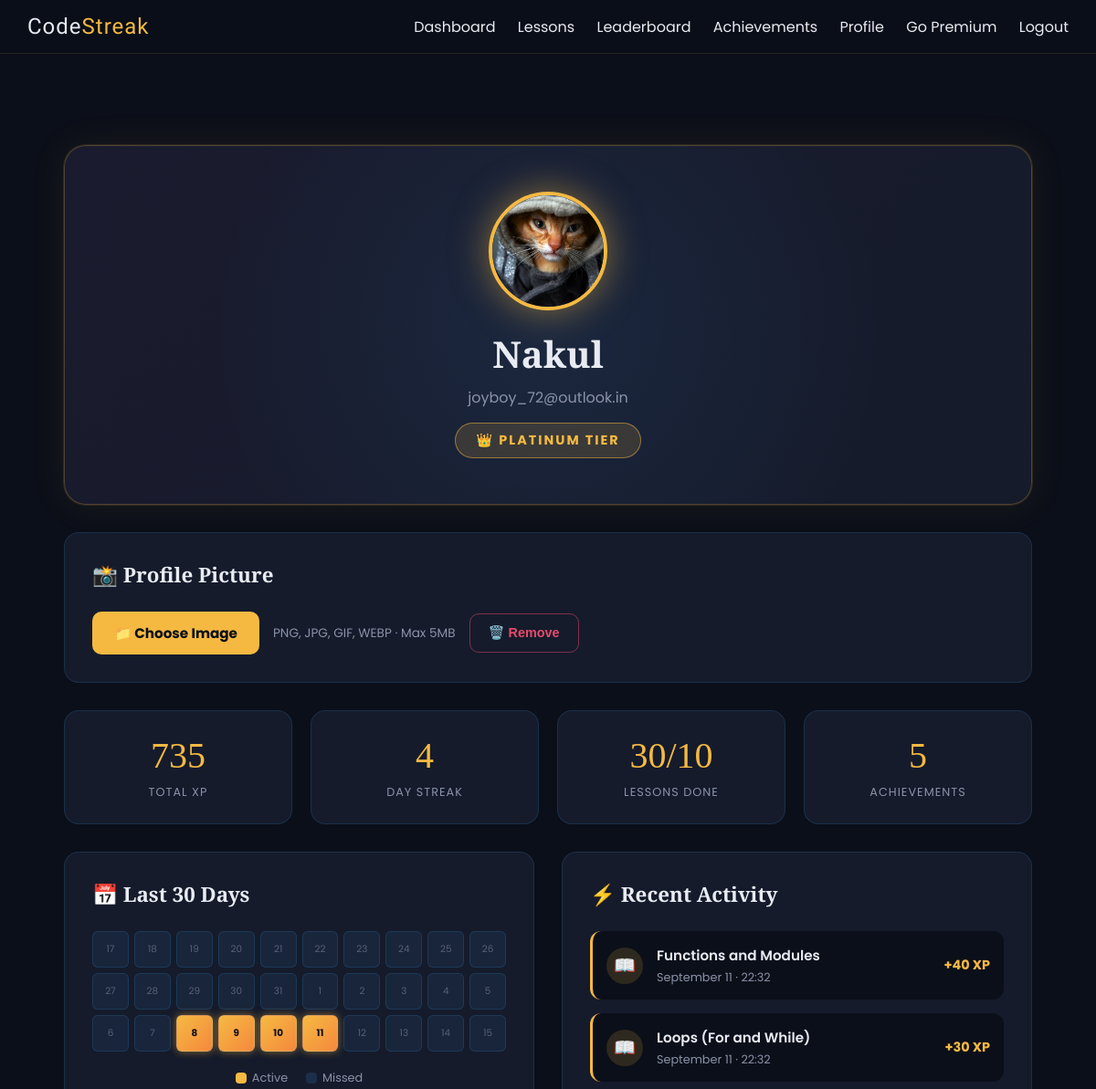
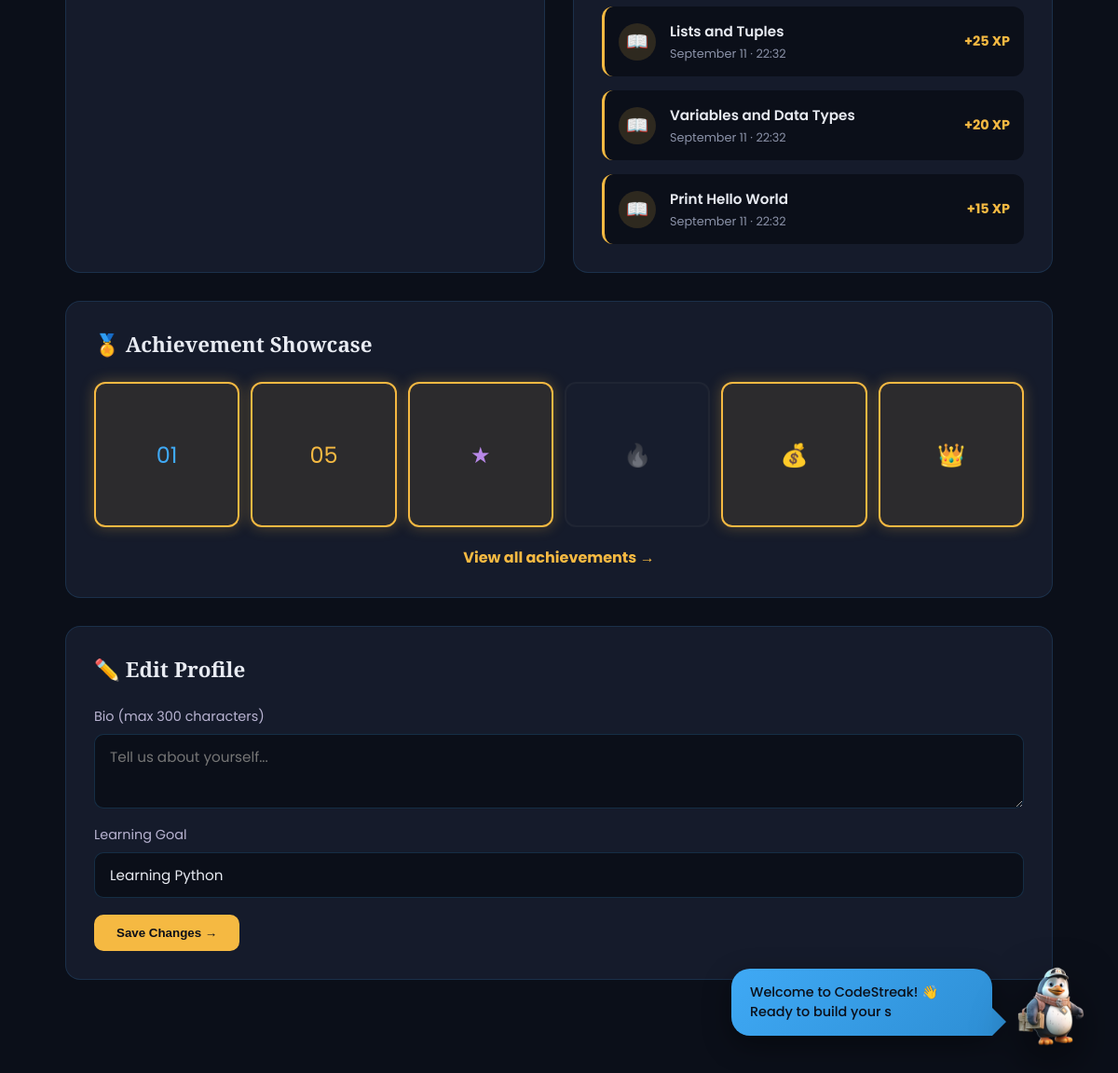
Screenshot of /profile (signed in) with the database file from the repository (2 pictures, top to bottom).
### tables this page shows
CREATE TABLE users (
    id INTEGER PRIMARY KEY AUTOINCREMENT,
    username TEXT UNIQUE NOT NULL,
    email TEXT UNIQUE NOT NULL,
    password_hash TEXT NOT NULL,
    security_question TEXT,
    security_answer TEXT,
    streak INTEGER DEFAULT 0,
    streak_charge INTEGER DEFAULT 1,
    total_points INTEGER DEFAULT 0,
    weekly_points INTEGER DEFAULT 0,
    rank TEXT DEFAULT 'Bronze',
    premium INTEGER DEFAULT 0,
    achievements TEXT DEFAULT '[]',
    profile_picture TEXT,
    bio TEXT DEFAULT '',
    learning_goal TEXT DEFAULT 'Learning Python',
    avatar_emoji TEXT DEFAULT '🐉',
    created_at TIMESTAMP DEFAULT CURRENT_TIMESTAMP
);

CREATE TABLE progress (
    id INTEGER PRIMARY KEY AUTOINCREMENT,
    user_id INTEGER,
    lesson_id INTEGER,
    status TEXT DEFAULT 'in_progress',
    completed_at TIMESTAMP DEFAULT CURRENT_TIMESTAMP,
    score INTEGER DEFAULT 0
);

CREATE TABLE lessons (
    id INTEGER PRIMARY KEY AUTOINCREMENT,
    title TEXT NOT NULL,
    level TEXT NOT NULL,
    points INTEGER NOT NULL,
    difficulty TEXT NOT NULL,
    content TEXT,
    explanation TEXT,
    question TEXT,
    option_a TEXT,
    option_b TEXT,
    option_c TEXT,
    correct_option TEXT,
    next_lesson_id INTEGER,
    order_index INTEGER
);

### app.py (the view)
@app.route('/profile')
def profile():
    if 'user_id' not in session:
        return redirect(url_for('login'))
    update_user_rank(session['user_id'])
    check_achievements(session['user_id'])
    conn = get_db()
    cur = conn.cursor()
    cur.execute("SELECT * FROM users WHERE id = ?", (session['user_id'],))
    user = cur.fetchone()
    cur.execute("""
        SELECT COUNT(*) as count
        FROM progress
        WHERE user_id = ? AND status = 'completed'
    """, (session['user_id'],))
    completed_lessons = cur.fetchone()['count']
    cur.execute("SELECT COUNT(*) as count FROM lessons")
    total_lessons = cur.fetchone()['count']
    cur.execute("""
        SELECT p.completed_at, l.title, p.score
        FROM progress p
        JOIN lessons l ON p.lesson_id = l.id
        WHERE p.user_id = ? AND p.status = 'completed'
        ORDER BY p.completed_at DESC
        LIMIT 5
    """, (session['user_id'],))
    recent_activity = cur.fetchall()
    cur.execute("""
        SELECT DATE(completed_at) as day
        FROM progress
        WHERE user_id = ? AND status = 'completed'
        AND completed_at >= datetime('now', '-30 days')
        GROUP BY DATE(completed_at)
    """, (session['user_id'],))
    active_days = [str(row['day'])[:10] for row in cur.fetchall()]
    from datetime import date, timedelta
    today = date.today()
    calendar_days = []
    for i in range(29, -1, -1):
        d = today - timedelta(days=i)
        calendar_days.append({
            'date': d.strftime('%Y-%m-%d'),
            'day_num': d.day,
            'active': d.strftime('%Y-%m-%d') in active_days,
        })
    cur.close()
    conn.close()
    try:
        unlocked = json.loads(user['achievements'] or '[]')
    except:
        unlocked = []
    all_achievements = [
        {'id': 'first_signal', 'title': 'First Signal', 'icon': '01', 'tone': '#3FA9F5'},
        {'id': 'five_crowns', 'title': 'Five Crowns', 'icon': '05', 'tone': '#F5B942'},
        {'id': 'royal_scholar', 'title': 'Royal Scholar', 'icon': '★', 'tone': '#B888E8'},
        {'id': 'seven_fires', 'title': 'Seven Fires', 'icon': '🔥', 'tone': '#F5893D'},
        {'id': 'treasury', 'title': 'Treasury', 'icon': '💰', 'tone': '#F5B942'},
        {'id': 'gold_tier', 'title': 'Gold Tier', 'icon': '👑', 'tone': '#F5B942'},
    ]
    for ach in all_achievements:
        ach['unlocked'] = ach['id'] in unlocked
    return render_template(
        'profile.html',
        user=user,
        completed_lessons=completed_lessons,
        total_lessons=total_lessons,
        unlocked_count=len(unlocked),
        recent_activity=recent_activity,
        calendar_days=calendar_days,
        achievements=all_achievements,
    )

### app.py (called while the page is built)
def get_db():
    conn = sqlite3.connect(DATABASE, detect_types=sqlite3.PARSE_DECLTYPES)
    conn.row_factory = sqlite3.Row
    return conn

def update_user_rank(user_id):
    conn = get_db()
    cur = conn.cursor()
    cur.execute("SELECT total_points FROM users WHERE id = ?", (user_id,))
    user = cur.fetchone()
    if not user:
        cur.close()
        conn.close()
        return None
    xp = user['total_points']
    if xp >= 450:
        new_rank = 'Platinum'
    elif xp >= 300:
        new_rank = 'Gold'
    elif xp >= 100:
        new_rank = 'Silver'
    else:
        new_rank = 'Bronze'
    cur.execute("UPDATE users SET `rank` = ? WHERE id = ?", (new_rank, user_id))
    conn.commit()
    cur.close()
    conn.close()
    return new_rank

### templates/profile.html (shortened to what this page needs)
{% extends 'base.html' %}
{% block content %}
<div class="profile-container">
    <div class="profile-hero">
        {% if user['profile_picture'] %}
            <img src="{{ url_for('static', filename='uploads/' + user['profile_picture']) }}"
                 alt="{{ user['username'] }}'s avatar"
                 class="profile-avatar-img">
        {% else %}
            <div class="profile-avatar">{{ user['username'][0]|upper }}</div>
        {% endif %}
        <h1 class="profile-username">{{ user['username'] }}</h1>
        <p class="profile-email">{{ user['email'] }}</p>
        <div class="profile-rank-badge">
            {% if user['rank'] == 'Bronze' %}🥉
            {% elif user['rank'] == 'Silver' %}🥈
            {% elif user['rank'] == 'Gold' %}🏆
            {% elif user['rank'] == 'Platinum' %}👑
            {% endif %}
            {{ user['rank'] }} Tier
        </div>
    </div>
    <div class="profile-card" style="margin-bottom: 30px;">
        <h2>📸 Profile Picture</h2>
        <div style="display: flex; gap: 15px; align-items: center; flex-wrap: wrap;">
            <form method="POST" action="{{ url_for('upload_profile_picture') }}"
                  enctype="multipart/form-data"
                  style="display: flex; gap: 15px; align-items: center; flex-wrap: wrap;">
                <label for="fileInput" class="upload-btn">📁 Choose Image</label>
                <span style="color: #8B92A8; font-size: 0.85rem;">PNG, JPG, GIF, WEBP · Max 5MB</span>
            </form>
            {% if user['profile_picture'] %}
                <form method="POST" action="{{ url_for('remove_profile_picture') }}" style="display: inline;">
                    <button type="submit" class="remove-btn">🗑️ Remove</button>
                </form>
            {% endif %}
        </div>
    </div>
    <div class="profile-stats">
        <div class="profile-stat">
            <div class="profile-stat-value">{{ user['total_points'] }}</div>
            <div class="profile-stat-label">Total XP</div>
        </div>
        <div class="profile-stat">
            <div class="profile-stat-value">{{ user['streak'] }}</div>
            <div class="profile-stat-label">Day Streak</div>
        </div>
        <div class="profile-stat">
            <div class="profile-stat-value">{{ completed_lessons }}/{{ total_lessons }}</div>
            <div class="profile-stat-label">Lessons Done</div>
        </div>
        <div class="profile-stat">
            <div class="profile-stat-value">{{ unlocked_count }}</div>
            <div class="profile-stat-label">Achievements</div>
        </div>
    </div>
    <div class="profile-columns">
        <div class="profile-card">
            <h2>📅 Last 30 Days</h2>
            <div class="calendar-grid">
                {% for day in calendar_days %}
                    <div class="calendar-day {% if day.active %}active{% endif %}" title="{{ day.date }}">
                        {{ day.day_num }}
                    </div>
                {% endfor %}
            </div>
            <div class="calendar-legend">
                <span><div class="legend-dot active"></div> Active</span>
                <span><div class="legend-dot inactive"></div> Missed</span>
            </div>
        </div>
        <div class="profile-card">
            <h2>⚡ Recent Activity</h2>
            {% if recent_activity %}
                <div class="activity-list">
                    {% for activity in recent_activity %}
                    <div class="activity-item">
                        <div class="activity-icon">📖</div>
                        <div class="activity-content">
                            <div class="activity-title">{{ activity.title }}</div>
                            <div class="activity-time">
                                {{ activity.completed_at.strftime('%B %d · %H:%M') if activity.completed_at else 'Just now' }}
                            </div>
                        </div>
                        <div class="activity-xp">+{{ activity.score }} XP</div>
                    </div>
                    {% endfor %}
                </div>
            {% else %}
                <div class="empty-activity">
                    No activity yet.<br>Complete a lesson to start your journey!
                </div>
            {% endif %}
        </div>
    </div>
    <div class="profile-card" style="margin-bottom: 30px;">
        <h2>🏅 Achievement Showcase</h2>
        <div class="achievement-preview">
            {% for ach in achievements %}
                <div class="achievement-mini {% if ach.unlocked %}unlocked{% else %}locked{% endif %}"
                     style="color: {{ ach.tone }};"
                     title="{{ ach.title }}{% if not ach.unlocked %} (Locked){% endif %}">
                    {{ ach.icon }}
                </div>
            {% endfor %}
        </div>
        <div style="text-align: center; margin-top: 20px;">
            <a href="{{ url_for('achievements') }}" style="color: var(--amber-gold); font-weight: 700; text-decoration: none;">
                View all achievements →
            </a>
        </div>
    </div>
    <div class="profile-card">
        <h2>✏️ Edit Profile</h2>
        <form method="POST" action="{{ url_for('update_bio') }}" class="edit-form">
            <label for="bio">Bio (max 300 characters)</label>
            <textarea id="bio" name="bio" placeholder="Tell us about yourself..." maxlength="300">{{ user['bio'] or '' }}</textarea>
            <label for="learning_goal">Learning Goal</label>
            <input type="text" id="learning_goal" name="learning_goal"
                   placeholder="e.g., Master Python in 30 days"
                   maxlength="100"
                   value="{{ user['learning_goal'] or '' }}">
            <button type="submit" class="save-bio-btn">Save Changes →</button>
        </form>
    </div>
</div>
{% endblock %}

### templates/base.html (shortened to what this page needs)
<!DOCTYPE html>
<html lang="en">
<head>
</head>
<body>
    <nav class="navbar">
        <a href="{{ url_for('landing') }}" class="logo-text">Code<span>Streak</span></a>
        <div class="nav-links">
            {% if session['user_id'] %}
                <a href="{{ url_for('dashboard') }}">Dashboard</a>
                <a href="{{ url_for('lessons') }}">Lessons</a>
                <a href="{{ url_for('leaderboard') }}">Leaderboard</a>
                <a href="{{ url_for('achievements') }}">Achievements</a>
                <a href="{{ url_for('profile') }}">Profile</a>
                <a href="{{ url_for('payment') }}">Go Premium</a>
                <a href="{{ url_for('logout') }}">Logout</a>
            {% else %}
                <a href="{{ url_for('login') }}">Login</a>
                <a href="{{ url_for('register') }}">Register</a>
            {% endif %}
        </div>
    </nav>
    {% block content %}{% endblock %}
    <div class="mascot-container">
        <div class="speech-bubble" id="speechBubble"></div>
        <img src="{{ url_for('static', filename='mascot.png') }}" class="robot-mascot" id="robotMascot" alt="Coding Mascot">
    </div>
</body>
</html>

### templates/base.html (style rules this page uses)
:root { --near-black: #0B0F19; --azure-blue: #3FA9F5; --amber-gold: #F5B942; --emerald: #2ED9A5; --off-white: #E8EBF2; --surface: #151B2B; --surface-2: #1E2538; --champion-blue: #0B0F19; --lavender-tonic: #3FA9F5; --exotic-orange: #F5B942; --dirty-white: #E8EBF2; --ink: #0B0F19; --paper: #E8EBF2; --yellow: #F5B942; --red: #3FA9F5; --beige: #3FA9F5; --dark: #0B0F19; font-family: 'Poppins', sans-serif; color: var(--off-white); background: var(--near-black); }
* { box-sizing: border-box; margin: 0; padding: 0; }
html { min-height: 100%; background: var(--near-black); scroll-behavior: smooth; }
body { margin: 0; min-height: 100%; background: var(--near-black); overflow-x: hidden; font-family: 'Poppins', sans-serif; color: var(--off-white); }
.navbar { background: rgba(11, 15, 25, 0.9); backdrop-filter: blur(10px); padding: 15px 30px; display: flex; justify-content: space-between; align-items: center; position: sticky; top: 0; z-index: 100; border-bottom: 1px solid rgba(245, 185, 66, 0.12); }
.logo-text { font-family: 'Orbitron', sans-serif; font-size: 24px; color: var(--off-white); text-decoration: none; letter-spacing: 1px; }
.logo-text span { color: var(--amber-gold); }
.nav-links a { color: var(--off-white); text-decoration: none; margin-left: 20px; font-size: 16px; transition: 0.3s; }
.mascot-container { position: fixed; bottom: 20px; right: 20px; z-index: 100; display: flex; align-items: flex-end; gap: 15px; }
.speech-bubble { background: linear-gradient(135deg, var(--azure-blue), #2E8FD5); color: var(--near-black); padding: 15px 20px; border-radius: 20px 20px 0 20px; font-size: 0.9rem; max-width: 280px; box-shadow: 0 10px 30px rgba(0, 0, 0, 0.4); position: relative; margin-bottom: 20px; display: none; font-weight: 500; }
.speech-bubble::after { content: ''; position: absolute; bottom: 0; right: -15px; width: 0; height: 0; border-left: 15px solid #2E8FD5; border-top: 15px solid transparent; border-bottom: 15px solid transparent; }
.robot-mascot { width: 100px; height: auto; animation: bounce 2s ease-in-out infinite; cursor: pointer; filter: drop-shadow(0 20px 25px rgba(0, 0, 0, 0.6)); }

### rows the page displays
users: profile_picture (picture), username "Nakul", email "joyboy_72@outlook.in", rank "PLATINUM", total_points "735", streak "4", learning_goal "Learning Python"
progress: title "Functions and Modules", completed_at "September 11 · 22:32", score "40"
progress: title "Loops (For and While)", completed_at "September 11 · 22:32", score "30"
progress: title "Lists and Tuples", completed_at "September 11 · 22:32", score "25"
progress: title "Variables and Data Types", completed_at "September 11 · 22:32", score "20"
progress: title "Print Hello World", completed_at "September 11 · 22:32", score "15"

### other values shown
{{ completed_lessons }} "30"
{{ total_lessons }} "10"
{{ unlocked_count }} "5"
{{ day.day_num }} "17" "18" "19" "20" "21" "22" "23" "24" "25" "26" "27" "28" "29" "30" "31" "1" "2" "3" "4" "5" "6" "7" "8" "9" "10" "11" "12" "13" "14" "15"
{{ ach.icon }} "01" "05" "★" "🔥" "💰" "👑"
